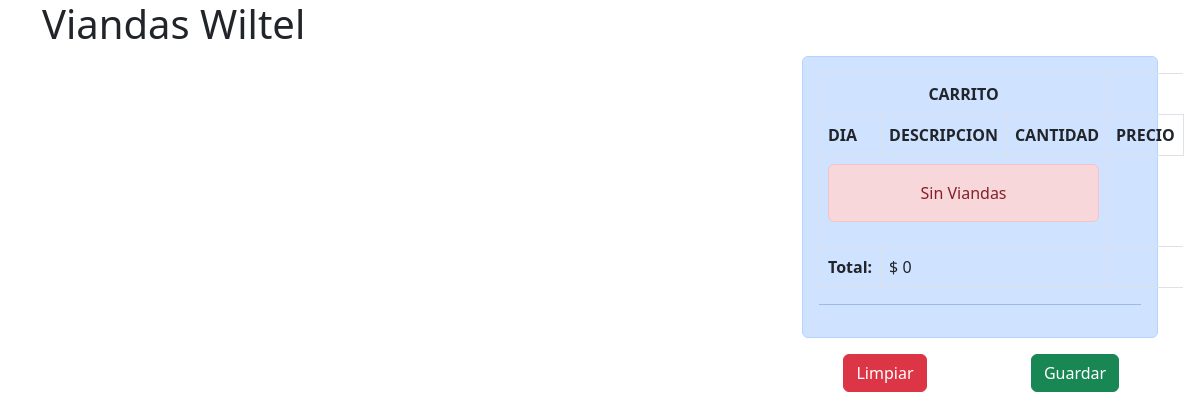
Before: / with the older database file.
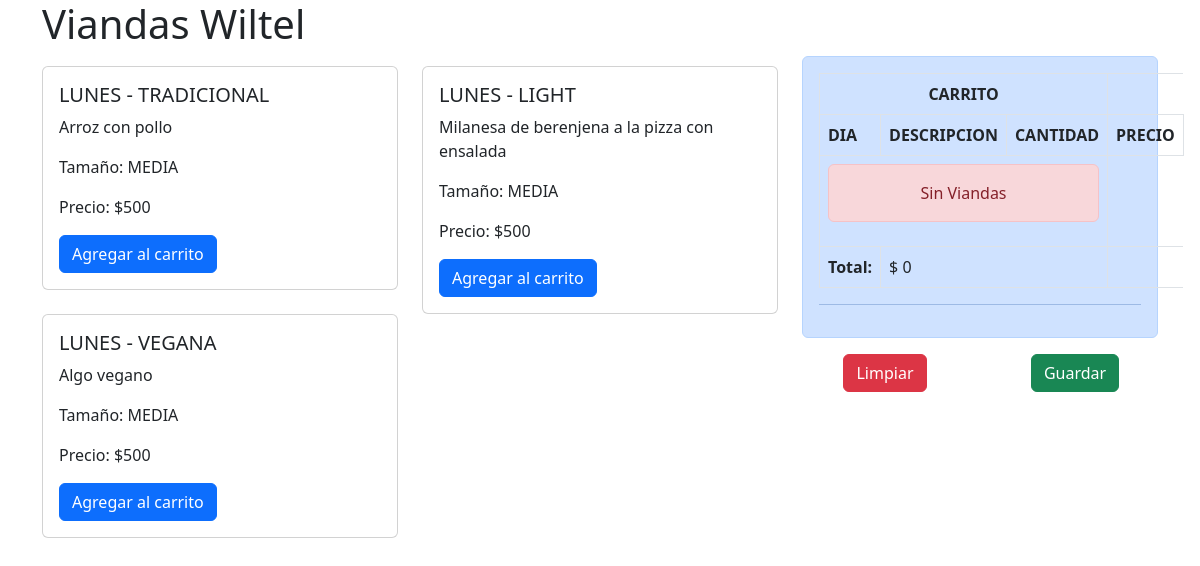
After: the same page with the newer database file.
### Cometela/models.py (models this page shows, shortened)
class Vianda(models.Model):
    DIAS = (
        ('LUNES', 'Lunes'),
        ('MARTES', 'Martes'),
        ('MIERCOLES', 'Miercoles'),
        ('JUEVES', 'Jueves')
    )
    dia = models.CharField(choices= DIAS, null=False, max_length=20)
    fecha = models.DateField(null=True)
    descripcion = models.CharField(max_length=250)
    Estados = (
        ('ACTIVA', 'Activa'),
        ('INACTIVA', 'Inactiva')
    )
    estado = models.CharField(choices= Estados, max_length=20, null = True)
    Tipos = (
        ('TRADICIONAL', 'Tradicional'),
        ('VEGANA', 'Vegana'),
        ('LIGHT', 'Light')
    )
    tipo = models.CharField(choices= Tipos, max_length=20)
    Tamaños = (
        ('MEDIA', 'Media'),
        ('ENTERA', 'Entera')
    )
    tamaño = models.CharField(choices= Tamaños, max_length=20, null=True)
    precio = models.IntegerField()

### Cometela/views.py (the view)
# urls.py: path('', tienda, name = "Tienda"),
def tienda(request):
    viandas = Vianda.objects.all()
    return render(request, "viandas.html", {'viandas': viandas})

### Cometela/context_processor.py (called while the page is built)
def total_carrito(request):
    total = 0
    if request.user.is_authenticated:
        if "carrito" in request.session.keys():
            for key, value in request.session["carrito"].items():
                total += int(value["acumulado"])
    return {"total_carrito": total}

### Cometela/templates/viandas.html (shortened to what this page needs)
<!DOCTYPE html>
{% load static %}
<html lang="en">
<head>
    <link rel="stylesheet" href="{% static 'bootstrap/css/bootstrap.min.css' %}">
    <link rel="stylesheet" href="{% static 'css/estilos.css' %}">
</head>
<body>
    <div class="container">
        <div class="row">
            <div class="col-12 align-self-center"><h1>Viandas Wiltel</h1></div>
        </div>
        <div class="row">
            <div class="col-8">
                <div class="row" style="padding: 10px 0;">
                    <div class="col-12">
                        <div class="row">
                            {% for vianda in viandas %}
                            {% if vianda.estado == 'ACTIVA' %}
                            <div class="col-6">
                                <div class="card" >
                                    <div class="card-body">
                                        <h5 class="card-title">{{vianda.dia}} - {{vianda.tipo}}</h5>
                                        <p class="card-text">{{vianda.descripcion}}</p>
                                        <p class="card-text">Tamaño: {{vianda.tamaño}}</p>
                                        <p class="card-text">Precio: ${{vianda.precio}}</p>
                                        <a href="{% url 'Add' vianda.id %}" class="btn btn-primary">Agregar al carrito</a>
                                    </div>
                                </div>
                            </div>
                            {% endif %}
                            {% endfor %}
                        </div>
                    </div>
                </div>
            </div>
            <div class="col-4">
                {% include "carrito.html" %}
            </div>
        </div>
    </div>
</body>
</html>

### Cometela/templates/carrito.html
<div class="alert alert-primary" role="alert">
    <table class="table table-bordered">
        <thead>
            <tr>
                <th scope="row" colspan="3" class="text-center">CARRITO</th>
            </tr>
            <tr>
                <th scope="col">DIA</th>
                <th scope="col">DESCRIPCION</th>
                <th scope="col">CANTIDAD</th>
                <th scope="col">PRECIO</th>
            </tr>
        </thead>
        <tbody>
        {% if request.session.carrito.items %}
        {% for key, value in request.session.carrito.items %}
            <tr>
                <td>{{value.dia}}</td>
                <td>{{value.descripcion}}</td>
                <td>{{value.cantidad}}</td>
                <td>{{value.acumulado}}
                    <a href="{% url 'Add' value.vianda_id %}" class="badge btn btn-dark badge-dark">+</a>
                    <a href="{% url 'Sub' value.vianda_id %}" class="badge btn btn-dark badge-dark">-</a>
                </td>
            </tr>
        {% endfor %}
        {% else %}
            <tr>
                <td colspan="3">
                    <div class="alert alert-danger text-center">Sin Viandas</div>
                </td>
            </tr>
        {% endif %}
            <tr>
                <th scope="row">Total:</th>
                <td colspan="2">$ {{total_carrito}}</td>
            </tr>
        </tbody>
    </table>
    <hr>
</div>
<div class="row text-center">
    <div class="col-6"><a href="{% url 'CLS' %}" class="btn btn-danger">Limpiar</a></div>
    <div class="col-6"><a href="#" class="btn btn-success">Guardar</a></div>
</div>

Changed rows visible on the page:
added Vianda: dia "LUNES", tipo "TRADICIONAL", descripcion "Arroz con pollo", tamaño "MEDIA", precio "500"
added Vianda: dia "LUNES", tipo "LIGHT", descripcion "Milanesa de berenjena a la pizza con ensalada", tamaño "MEDIA", precio "500"
added Vianda: dia "LUNES", tipo "VEGANA", descripcion "Algo vegano", tamaño "MEDIA", precio "500"
